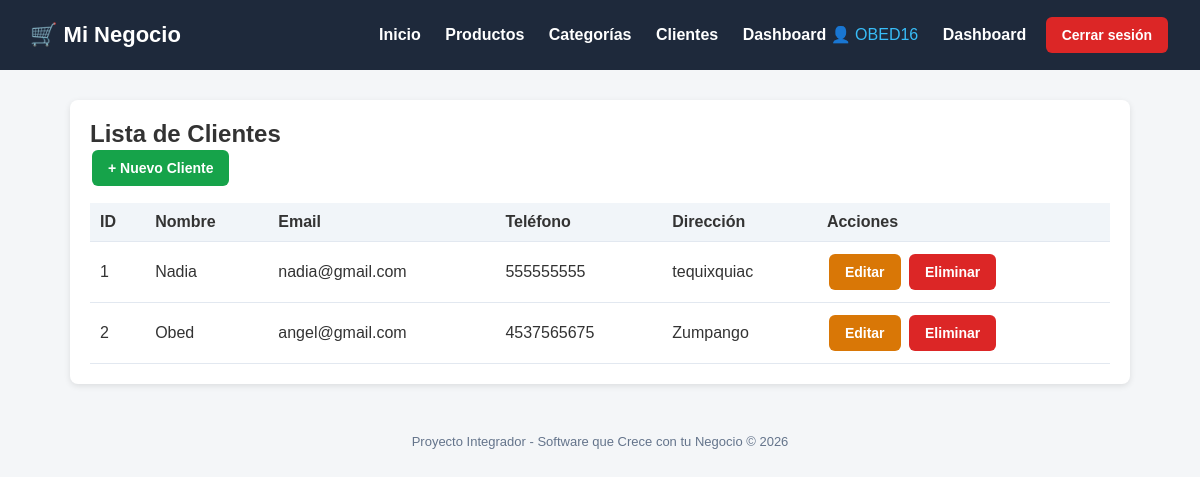
The app's page /clientes/ (signed in) with its own data.
### tienda/models.py (models this page shows, shortened)
class Cliente(models.Model):
    nombre = models.CharField(max_length=200)
    email = models.EmailField()
    telefono = models.CharField(max_length=20)
    direccion = models.TextField()
    fecha_registro = models.DateTimeField(auto_now_add=True)
    class Meta:
        verbose_name = "Cliente"
        verbose_name_plural = "Clientes"

### tienda/views.py (the view)
# urls.py: path('clientes/', views.lista_clientes, name='lista_clientes'),
@login_required
def lista_clientes(request):
    clientes = Cliente.objects.all()
    return render(request, 'tienda/clientes/lista.html', {'clientes': clientes})

### tienda/templates/tienda/clientes/lista.html (shortened to what this page needs)
{% extends 'base.html' %}
{% block content %}
<div class="card">
    <h2>Lista de Clientes</h2>
    <a href="{% url 'crear_cliente' %}" class="btn btn-success">+ Nuevo Cliente</a>
    <table>
        <thead>
            <tr><th>ID</th><th>Nombre</th><th>Email</th><th>Teléfono</th><th>Dirección</th><th>Acciones</th></tr>
        </thead>
        <tbody>
            {% for cliente in clientes %}
            <tr>
                <td>{{ cliente.id }}</td>
                <td>{{ cliente.nombre }}</td>
                <td>{{ cliente.email }}</td>
                <td>{{ cliente.telefono }}</td>
                <td>{{ cliente.direccion }}</td>
                <td>
                    <a href="{% url 'editar_cliente' cliente.pk %}" class="btn btn-warning">Editar</a>
                    <a href="{% url 'eliminar_cliente' cliente.pk %}" class="btn btn-danger">Eliminar</a>
                </td>
            </tr>
            {% empty %}
            <tr><td colspan="6">No hay clientes registrados.</td></tr>
            {% endfor %}
        </tbody>
    </table>
</div>
{% endblock %}

### templates/base.html (shortened to what this page needs)
<!DOCTYPE html>
<html lang="es">
<head>
</head>
<body>
    <header>
        <h1>🛒 Mi Negocio</h1>
        <nav>
 <a href="{% url 'inicio' %}">Inicio</a>
 <a href="{% url 'lista_productos' %}">Productos</a>
 <a href="{% url 'lista_categorias' %}">Categorías</a>
 <a href="{% url 'lista_clientes' %}">Clientes</a>
 {% if user.is_authenticated %}
 <a href="{% url 'dashboard' %}">Dashboard</a>
 <span style="color:#38bdf8;">👤 {{ user.username }}</span>
 <a href="{% url 'dashboard' %}">Dashboard</a>
 <form action="{% url 'logout' %}" method="post" style="display:inline;">
 <button type="submit" class="btn btn-danger" style="margin-left:15px;">Cerrar sesión</button>
 </form>
 {% else %}
 <a href="{% url 'login' %}">Iniciar sesión</a>
 {% endif %}
        </nav>
    </header>
    <div class="container">
        {% block content %}{% endblock %}
    </div>
    <footer>
        Proyecto Integrador - Software que Crece con tu Negocio &copy; {% now "Y" %}
    </footer>
</body>
</html>

### templates/base.html (style rules this page uses)
* { margin: 0; padding: 0; box-sizing: border-box; }
body { font-family: Arial, sans-serif; background: #f4f6f8; color: #333; }
header { background: #1e293b; color: #fff; padding: 15px 30px; display: flex; justify-content: space-between; align-items: center; }
header h1 { font-size: 22px; }
header nav a { color: #fff; text-decoration: none; margin-left: 20px; font-weight: bold; }
.container { max-width: 1100px; margin: 30px auto; padding: 0 20px; }
.card { background: #fff; border-radius: 8px; padding: 20px; box-shadow: 0 2px 6px rgba(0,0,0,0.1); margin-bottom: 20px; }
.btn { display: inline-block; padding: 10px 16px; border-radius: 6px; text-decoration: none; color: #fff; font-weight: bold; border: none; cursor: pointer; font-size: 14px; margin: 2px; }
.btn-success { background: #16a34a; }
.btn-danger { background: #dc2626; }
.btn-warning { background: #d97706; }
table { width: 100%; border-collapse: collapse; margin-top: 15px; }
th, td { padding: 10px; text-align: left; border-bottom: 1px solid #e2e8f0; }
th { background: #f1f5f9; }
footer { text-align: center; padding: 20px; color: #64748b; font-size: 13px; }

### records on screen
Cliente: id "1", nombre "Nadia", email "nadia@gmail.com", telefono "555555555", direccion "tequixquiac"
Cliente: id "2", nombre "Obed", email "angel@gmail.com", telefono "4537565675", direccion "Zumpango"

### other values on screen
{{ user.username }} "OBED16"
